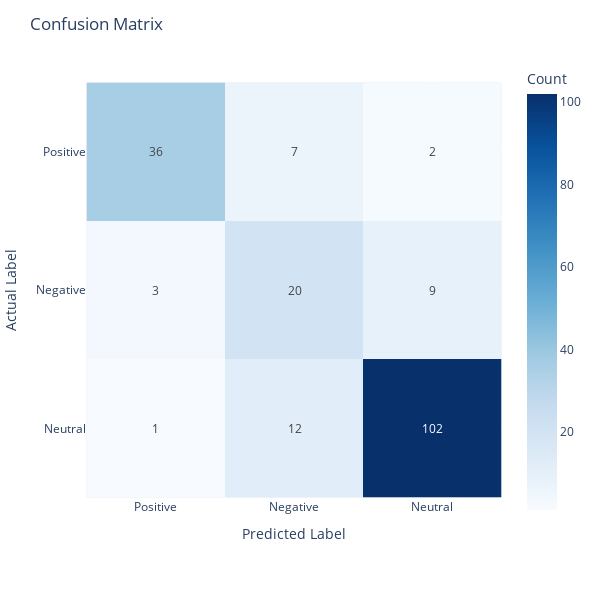

Source (notebook cell):
### Code cell
labels = ['Positive', 'Negative', 'Neutral']

# Create the heatmap with Plotly
fig = px.imshow(cm_gpt4o_simple, 
                labels=dict(x="Predicted Label", y="Actual Label", color="Count"), 
                x=labels, 
                y=labels,
                text_auto=True,  # Automatically place annotations
                color_continuous_scale='Blues')

# Update layout
fig.update_layout(title='Confusion Matrix', width=600, height=600)
fig.show()

### Figure 1 — Plotly figure (JSON) as saved in the notebook; plotly's stock layout.template omitted (floating-point values rounded to 4 significant figures)
{"data": [{"coloraxis": "coloraxis", "hovertemplate": "Predicted Label: %{x}<br>Actual Label: %{y}<br>Count: %{z}<extra></extra>", "name": "0", "texttemplate": "%{z}", "type": "heatmap", "x": ["Positive", "Negative", "Neutral"], "xaxis": "x", "y": ["Positive", "Negative", "Neutral"], "yaxis": "y", "z": [[36, 7, 2], [3, 20, 9], [1, 12, 102]]}], "layout": {"coloraxis": {"colorbar": {"title": {"text": "Count"}}, "colorscale": [[0, "rgb(247,251,255)"], [0.125, "rgb(222,235,247)"], [0.25, "rgb(198,219,239)"], [0.375, "rgb(158,202,225)"], [0.5, "rgb(107,174,214)"], [0.625, "rgb(66,146,198)"], [0.75, "rgb(33,113,181)"], [0.875, "rgb(8,81,156)"], [1, "rgb(8,48,107)"]]}, "height": 600, "margin": {"t": 60}, "title": {"text": "Confusion Matrix"}, "width": 600, "xaxis": {"anchor": "y", "autorange": true, "constrain": "domain", "domain": [0, 1], "range": [-0.5, 2.5], "scaleanchor": "y", "title": {"text": "Predicted Label"}, "type": "category"}, "yaxis": {"anchor": "x", "autorange": true, "constrain": "domain", "domain": [0.04891, 0.9511], "range": [2.5, -0.5], "title": {"text": "Actual Label"}, "type": "category"}}}
